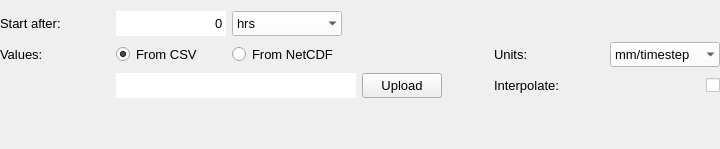
    <widget class="QWidget" name="widget_custom" native="true">
     <property name="sizePolicy">
      <sizepolicy hsizetype="Expanding" vsizetype="Expanding">
       <horstretch>0</horstretch>
       <verstretch>0</verstretch>
      </sizepolicy>
     </property>
     <property name="minimumSize">
      <size>
       <width>700</width>
       <height>0</height>
      </size>
     </property>
     <property name="maximumSize">
      <size>
       <width>16777215</width>
       <height>16777215</height>
      </size>
     </property>
     <property name="font">
      <font>
       <family>Segoe UI</family>
      </font>
     </property>
     <layout class="QGridLayout" name="gridLayout_3">
      <property name="leftMargin">
       <number>0</number>
      </property>
      <property name="rightMargin">
       <number>0</number>
      </property>
      <item row="3" column="2">
       <widget class="QRadioButton" name="rb_from_netcdf">
        <property name="sizePolicy">
         <sizepolicy hsizetype="Minimum" vsizetype="Preferred">
          <horstretch>0</horstretch>
          <verstretch>0</verstretch>
         </sizepolicy>
        </property>
        <property name="minimumSize">
         <size>
          <width>110</width>
          <height>20</height>
         </size>
        </property>
        <property name="maximumSize">
         <size>
          <width>16777215</width>
          <height>16777215</height>
         </size>
        </property>
        <property name="font">
         <font>
          <pointsize>10</pointsize>
         </font>
        </property>
        <property name="layoutDirection">
         <enum>Qt::LeftToRight</enum>
        </property>
        <property name="text">
         <string>From NetCDF</string>
        </property>
       </widget>
      </item>
      <item row="3" column="8">
       <widget class="QComboBox" name="cbo_units">
        <property name="sizePolicy">
         <sizepolicy hsizetype="Preferred" vsizetype="Preferred">
          <horstretch>0</horstretch>
          <verstretch>0</verstretch>
         </sizepolicy>
        </property>
        <property name="minimumSize">
         <size>
          <width>110</width>
          <height>25</height>
         </size>
        </property>
        <property name="maximumSize">
         <size>
          <width>16777215</width>
          <height>16777215</height>
         </size>
        </property>
        <property name="font">
         <font>
          <family>Segoe UI</family>
          <pointsize>10</pointsize>
         </font>
        </property>
        <property name="styleSheet">
         <string notr="true">QComboBox {background-color:white; selection-background-color: lightgray;}</string>
        </property>
        <property name="frame">
         <bool>false</bool>
        </property>
        <item>
         <property name="text">
          <string>mm/timestep</string>
         </property>
        </item>
        <item>
         <property name="text">
          <string>mm/h</string>
         </property>
        </item>
       </widget>
      </item>
      <item row="4" column="8">
       <widget class="QCheckBox" name="cb_interpolate_rain">
        <property name="sizePolicy">
         <sizepolicy hsizetype="Minimum" vsizetype="Minimum">
          <horstretch>0</horstretch>
          <verstretch>0</verstretch>
         </sizepolicy>
        </property>
        <property name="minimumSize">
         <size>
          <width>14</width>
          <height>14</height>
         </size>
        </property>
        <property name="maximumSize">
         <size>
          <width>14</width>
          <height>14</height>
         </size>
        </property>
        <property name="font">
         <font>
          <family>Segoe UI</family>
          <pointsize>10</pointsize>
         </font>
        </property>
        <property name="layoutDirection">
         <enum>Qt::RightToLeft</enum>
        </property>
        <property name="styleSheet">
         <string notr="true">QCheckBox{background-color: white;}</string>
        </property>
        <property name="text">
         <string/>
        </property>
        <property name="checked">
         <bool>false</bool>
        </property>
       </widget>
      </item>
      <item row="4" column="4">
       <widget class="QPushButton" name="pb_upload_rain">
        <property name="sizePolicy">
         <sizepolicy hsizetype="Minimum" vsizetype="Preferred">
          <horstretch>0</horstretch>
          <verstretch>0</verstretch>
         </sizepolicy>
        </property>
        <property name="minimumSize">
         <size>
          <width>80</width>
          <height>25</height>
         </size>
        </property>
        <property name="maximumSize">
         <size>
          <width>16777215</width>
          <height>16777215</height>
         </size>
        </property>
        <property name="font">
         <font>
          <family>Segoe UI</family>
          <pointsize>10</pointsize>
         </font>
        </property>
        <property name="text">
         <string>Upload</string>
        </property>
       </widget>
      </item>
      <item row="3" column="4" colspan="2">
       <spacer name="horizontalSpacer_9">
        <property name="orientation">
         <enum>Qt::Horizontal</enum>
        </property>
        <property name="sizeHint" stdset="0">
         <size>
          <width>40</width>
          <height>20</height>
         </size>
        </property>
       </spacer>
      </item>
      <item row="4" column="5">
       <spacer name="horizontalSpacer_10">
        <property name="orientation">
         <enum>Qt::Horizontal</enum>
        </property>
        <property name="sizeHint" stdset="0">
         <size>
          <width>40</width>
          <height>20</height>
         </size>
        </property>
       </spacer>
      </item>
      <item row="1" column="0">
       <widget class="QLabel" name="label_6">
        <property name="minimumSize">
         <size>
          <width>110</width>
          <height>20</height>
         </size>
        </property>
        <property name="maximumSize">
         <size>
          <width>16777215</width>
          <height>16777215</height>
         </size>
        </property>
        <property name="font">
         <font>
          <family>Segoe UI</family>
          <pointsize>10</pointsize>
         </font>
        </property>
        <property name="text">
         <string>Start after:</string>
        </property>
       </widget>
      </item>
      <item row="3" column="0">
       <widget class="QLabel" name="label_7">
        <property name="minimumSize">
         <size>
          <width>110</width>
          <height>20</height>
         </size>
        </property>
        <property name="maximumSize">
         <size>
          <width>16777215</width>
          <height>16777215</height>
         </size>
        </property>
        <property name="font">
         <font>
          <family>Segoe UI</family>
          <pointsize>10</pointsize>
         </font>
        </property>
        <property name="text">
         <string>Values:</string>
        </property>
       </widget>
      </item>
      <item row="1" column="6">
       <spacer name="horizontalSpacer_3">
        <property name="orientation">
         <enum>Qt::Horizontal</enum>
        </property>
        <property name="sizeHint" stdset="0">
         <size>
          <width>40</width>
          <height>20</height>
         </size>
        </property>
       </spacer>
      </item>
      <item row="3" column="1">
       <widget class="QRadioButton" name="rb_from_csv">
        <property name="sizePolicy">
         <sizepolicy hsizetype="Minimum" vsizetype="Preferred">
          <horstretch>0</horstretch>
          <verstretch>0</verstretch>
         </sizepolicy>
        </property>
        <property name="minimumSize">
         <size>
          <width>110</width>
          <height>20</height>
         </size>
        </property>
        <property name="maximumSize">
         <size>
          <width>16777215</width>
          <height>16777215</height>
         </size>
        </property>
        <property name="font">
         <font>
          <pointsize>10</pointsize>
         </font>
        </property>
        <property name="layoutDirection">
         <enum>Qt::LeftToRight</enum>
        </property>
        <property name="text">
         <string>From CSV</string>
        </property>
        <property name="checked">
         <bool>true</bool>
        </property>
       </widget>
      </item>
      <item row="4" column="6">
       <widget class="QLabel" name="label_interpolate">
        <property name="sizePolicy">
         <sizepolicy hsizetype="Expanding" vsizetype="Preferred">
          <horstretch>0</horstretch>
          <verstretch>0</verstretch>
         </sizepolicy>
        </property>
        <property name="minimumSize">
         <size>
          <width>110</width>
          <height>20</height>
         </size>
        </property>
        <property name="maximumSize">
         <size>
          <width>16777215</width>
          <height>16777215</height>
         </size>
        </property>
        <property name="font">
         <font>
          <pointsize>10</pointsize>
         </font>
        </property>
        <property name="text">
         <string>Interpolate:</string>
        </property>
       </widget>
      </item>
      <item row="3" column="6">
       <widget class="QLabel" name="label_12">
        <property name="minimumSize">
         <size>
          <width>110</width>
          <height>20</height>
         </size>
        </property>
        <property name="maximumSize">
         <size>
          <width>16777215</width>
          <height>16777215</height>
         </size>
        </property>
        <property name="font">
         <font>
          <family>Segoe UI</family>
          <pointsize>10</pointsize>
         </font>
        </property>
        <property name="text">
         <string>Units:</string>
        </property>
       </widget>
      </item>
      <item row="4" column="1" colspan="3">
       <widget class="QLineEdit" name="le_upload_rain">
        <property name="sizePolicy">
         <sizepolicy hsizetype="Expanding" vsizetype="Preferred">
          <horstretch>0</horstretch>
          <verstretch>0</verstretch>
         </sizepolicy>
        </property>
        <property name="minimumSize">
         <size>
          <width>240</width>
          <height>25</height>
         </size>
        </property>
        <property name="maximumSize">
         <size>
          <width>16777215</width>
          <height>16777215</height>
         </size>
        </property>
        <property name="font">
         <font>
          <family>Segoe UI</family>
          <pointsize>10</pointsize>
         </font>
        </property>
        <property name="styleSheet">
         <string notr="true">QLineEdit {background-color: white;}</string>
        </property>
        <property name="frame">
         <bool>false</bool>
        </property>
        <property name="readOnly">
         <bool>true</bool>
        </property>
       </widget>
      </item>
      <item row="1" column="1">
       <widget class="QSpinBox" name="sp_start_after_custom">
        <property name="sizePolicy">
         <sizepolicy hsizetype="Minimum" vsizetype="Preferred">
          <horstretch>0</horstretch>
          <verstretch>0</verstretch>
         </sizepolicy>
        </property>
        <property name="minimumSize">
         <size>
          <width>105</width>
          <height>25</height>
         </size>
        </property>
        <property name="maximumSize">
         <size>
          <width>16777215</width>
          <height>16777215</height>
         </size>
        </property>
        <property name="font">
         <font>
          <family>Segoe UI</family>
          <pointsize>10</pointsize>
         </font>
        </property>
        <property name="styleSheet">
         <string notr="true">QSpinBox {background-color: white;}</string>
        </property>
        <property name="frame">
         <bool>false</bool>
        </property>
        <property name="alignment">
         <set>Qt::AlignRight|Qt::AlignTrailing|Qt::AlignVCenter</set>
        </property>
        <property name="buttonSymbols">
         <enum>QAbstractSpinBox::NoButtons</enum>
        </property>
        <property name="maximum">
         <number>999999999</number>
        </property>
       </widget>
      </item>
      <item row="1" column="2">
       <widget class="QComboBox" name="start_after_custom_u">
        <property name="sizePolicy">
         <sizepolicy hsizetype="Minimum" vsizetype="Preferred">
          <horstretch>0</horstretch>
          <verstretch>0</verstretch>
         </sizepolicy>
        </property>
        <property name="minimumSize">
         <size>
          <width>55</width>
          <height>25</height>
         </size>
        </property>
        <property name="maximumSize">
         <size>
          <width>16777215</width>
          <height>16777215</height>
         </size>
        </property>
        <property name="font">
         <font>
          <family>Segoe UI</family>
          <pointsize>10</pointsize>
         </font>
        </property>
        <property name="styleSheet">
         <string notr="true">QComboBox {background-color:white; selection-background-color: lightgray;}</string>
        </property>
        <property name="frame">
         <bool>false</bool>
        </property>
        <item>
         <property name="text">
          <string>hrs</string>
         </property>
        </item>
        <item>
         <property name="text">
          <string>mins</string>
         </property>
        </item>
        <item>
         <property name="text">
          <string>s</string>
         </property>
        </item>
       </widget>
      </item>
      <item row="5" column="1">
       <spacer name="verticalSpacer_5">
        <property name="orientation">
         <enum>Qt::Vertical</enum>
        </property>
        <property name="sizeHint" stdset="0">
         <size>
          <width>20</width>
          <height>40</height>
         </size>
        </property>
       </spacer>
      </item>
     </layout>
    </widget>
